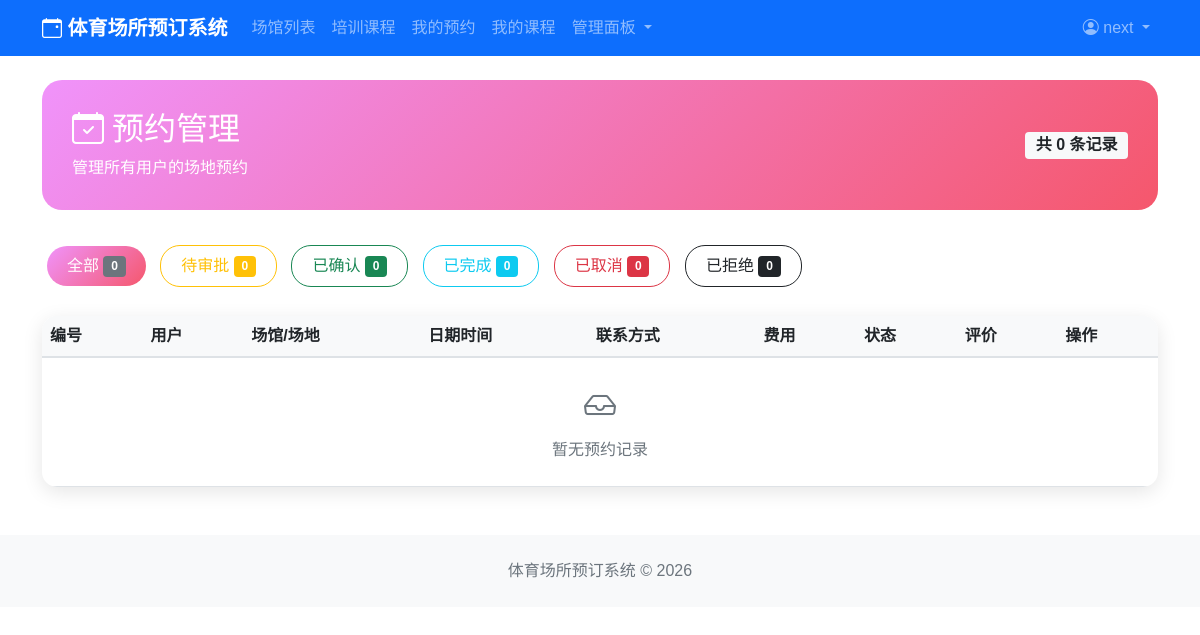
The page /bookings/manage/ (signed in) on the database as committed earlier.
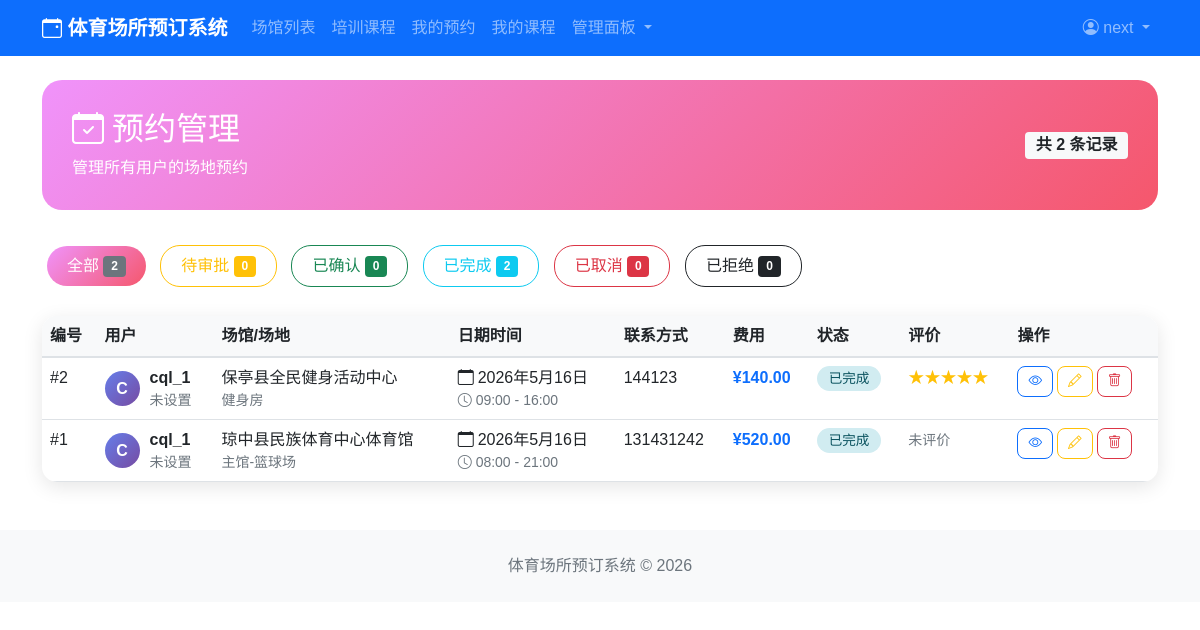
The same page on the database as committed later.
### bookings/models.py (models this page shows, shortened)
class Booking(models.Model):
    STATUS_CHOICES = (
        ('pending', '待审批'),
        ('confirmed', '已确认'),
        ('cancelled', '已取消'),
        ('completed', '已完成'),
        ('rejected', '已拒绝'),
    )
    user = models.ForeignKey(settings.AUTH_USER_MODEL, on_delete=models.CASCADE, related_name='bookings', verbose_name='预约用户')
    field = models.ForeignKey(Field, on_delete=models.CASCADE, related_name='bookings', verbose_name='预约场地')
    booking_date = models.DateField(verbose_name='预约日期')
    start_time = models.TimeField(verbose_name='开始时间')
    end_time = models.TimeField(verbose_name='结束时间')
    status = models.CharField(max_length=20, choices=STATUS_CHOICES, default='pending', verbose_name='预约状态')
    total_price = models.DecimalField(max_digits=10, decimal_places=2, verbose_name='总价')
    contact_phone = models.CharField(max_length=20, verbose_name='联系电话')
    remark = models.TextField(blank=True, verbose_name='备注')
    created_at = models.DateTimeField(auto_now_add=True, verbose_name='创建时间')
    updated_at = models.DateTimeField(auto_now=True, verbose_name='更新时间')
    class Meta:
        db_table = 'bookings'
        verbose_name = '预约'
        verbose_name_plural = '预约'
        ordering = ['-booking_date', '-start_time']

### users/models.py (models this page shows, shortened)
class User(AbstractBaseUser, PermissionsMixin):
    USER_TYPE_CHOICES = (
        ('user', '普通用户'),
        ('coach', '教练'),
        ('admin', '管理员'),
    )
    username = models.CharField(max_length=150, unique=True, verbose_name='用户名')
    email = models.EmailField(blank=True, verbose_name='邮箱')
    user_type = models.CharField(max_length=20, choices=USER_TYPE_CHOICES, default='user')
    phone = models.CharField(max_length=20, blank=True, verbose_name='手机号')
    avatar = models.ImageField(upload_to='avatars/', default='avatars/default.jpg', verbose_name='头像')
    is_active = models.BooleanField(default=True, verbose_name='是否激活')
    is_staff = models.BooleanField(default=False, verbose_name='是否为员工')
    created_at = models.DateTimeField(auto_now_add=True, verbose_name='创建时间')
    updated_at = models.DateTimeField(auto_now=True, verbose_name='更新时间')
    objects = UserManager()
    USERNAME_FIELD = 'username'
    REQUIRED_FIELDS = ['email']
    class Meta:
        db_table = 'users'
        verbose_name = '用户'
        verbose_name_plural = '用户'

### venues/models.py (models this page shows, shortened)
class Field(models.Model):
    FIELD_TYPE_CHOICES = (
        ('indoor', '室内'),
        ('outdoor', '室外'),
    )
    STATUS_CHOICES = (
        ('available', '可用'),
        ('occupied', '已占用'),
        ('maintenance', '维护中'),
        ('disabled', '不可用'),
    )
    venue = models.ForeignKey(Venue, on_delete=models.CASCADE, related_name='fields', verbose_name='所属场馆')
    name = models.CharField(max_length=50, verbose_name='场地名称')
    field_type = models.CharField(max_length=20, choices=FIELD_TYPE_CHOICES, verbose_name='场地类型')
    capacity = models.IntegerField(verbose_name='容纳人数')
    description = models.TextField(blank=True, verbose_name='描述')
    status = models.CharField(max_length=20, choices=STATUS_CHOICES, default='available', verbose_name='状态')
    created_at = models.DateTimeField(auto_now_add=True, verbose_name='创建时间')
    updated_at = models.DateTimeField(auto_now=True, verbose_name='更新时间')
    class Meta:
        db_table = 'fields'
        verbose_name = '场地'
        verbose_name_plural = '场地'

class Venue(models.Model):
    VENUE_TYPE_CHOICES = (
        ('football', '足球场'),
        ('basketball', '篮球场'),
        ('tennis', '网球场'),
        ('badminton', '羽毛球场'),
        ('swimming', '游泳池'),
        ('table_tennis', '乒乓球室'),
        ('fitness', '健身房'),
        ('other', '其他'),
    )
    STATUS_CHOICES = (
        ('open', '开放'),
        ('closed', '关闭'),
        ('maintenance', '维护中'),
    )
    name = models.CharField(max_length=100, verbose_name='场馆名称')
    venue_type = models.CharField(max_length=20, choices=VENUE_TYPE_CHOICES, verbose_name='场馆类型')
    address = models.TextField(verbose_name='地址')
    description = models.TextField(blank=True, verbose_name='描述')
    image = models.ImageField(upload_to='venues/', blank=True, verbose_name='场馆图片')
    phone = models.CharField(max_length=20, verbose_name='联系电话')
    opening_hours = models.CharField(max_length=100, verbose_name='营业时间')
    price_per_hour = models.DecimalField(max_digits=10, decimal_places=2, verbose_name='每小时价格')
    status = models.CharField(max_length=20, choices=STATUS_CHOICES, default='open', verbose_name='状态')
    created_at = models.DateTimeField(auto_now_add=True, verbose_name='创建时间')
    updated_at = models.DateTimeField(auto_now=True, verbose_name='更新时间')
    class Meta:
        db_table = 'venues'
        verbose_name = '场馆'
        verbose_name_plural = '场馆'

### bookings/views.py (the view)
# urls.py: path('manage/', views.booking_manage, name='booking_manage'),
@user_passes_test(lambda u: u.is_staff or u.user_type == 'admin')
def booking_manage(request):
    bookings = Booking.objects.select_related('user', 'field__venue', 'review')
    status = request.GET.get('status')
    if status:
        bookings = bookings.filter(status=status)
    counts = {
        'all': Booking.objects.count(),
        'pending': Booking.objects.filter(status='pending').count(),
        'confirmed': Booking.objects.filter(status='confirmed').count(),
        'completed': Booking.objects.filter(status='completed').count(),
        'cancelled': Booking.objects.filter(status='cancelled').count(),
        'rejected': Booking.objects.filter(status='rejected').count(),
    }
    paginator = Paginator(bookings, 20)
    page_number = request.GET.get('page')
    page_obj = paginator.get_page(page_number)
    return render(request, 'bookings/booking_manage.html', {
        'page_obj': page_obj,
        'status': status,
        'counts': counts
    })

### templates/bookings/booking_manage.html (shortened to what the changed rows need)
{% extends 'base.html' %}
{% block content %}
<div class="manage-header">
    <div class="row align-items-center">
        <div class="col-md-8">
            <h2 class="mb-2"><i class="bi bi-calendar-check me-2"></i>预约管理</h2>
        </div>
        <div class="col-md-4 text-end">
            <span class="badge bg-light text-dark fs-6">共 {{ page_obj.paginator.count }} 条记录</span>
        </div>
    </div>
</div>
<div class="mb-4">
    <a href="?status=" class="btn btn-outline-secondary filter-btn {% if not status %}active{% endif %}">
        全部 <span class="badge bg-secondary">{{ counts.all }}</span>
    </a>
    <a href="?status=completed" class="btn btn-outline-info filter-btn {% if status == 'completed' %}active{% endif %}">
        已完成 <span class="badge bg-info">{{ counts.completed }}</span>
    </a>
</div>
<div class="card booking-table-card">
    <div class="card-body p-0">
        <div class="table-responsive">
            <table class="table table-hover mb-0">
                <thead>
                    <tr>
                        <th>编号</th>
                        <th>用户</th>
                        <th>场馆/场地</th>
                        <th>日期时间</th>
                        <th>联系方式</th>
                        <th>费用</th>
                        <th>状态</th>
                        <th>评价</th>
                        <th>操作</th>
                    </tr>
                </thead>
                <tbody>
                    {% for booking in page_obj %}
                    <tr>
                        <td>#{{ booking.id }}</td>
                        <td>
                            <div class="user-info">
                                <div class="user-avatar">{{ booking.user.username.0|upper }}</div>
                                <div>
                                    <div class="fw-bold">{{ booking.user.username }}</div>
                                    <div class="small text-muted">{{ booking.user.phone|default:"未设置" }}</div>
                                </div>
                            </div>
                        </td>
                        <td>
                            <div>{{ booking.field.venue.name }}</div>
                            <div class="small text-muted">{{ booking.field.name }}</div>
                        </td>
                        <td>
                            <div><i class="bi bi-calendar me-1"></i>{{ booking.booking_date }}</div>
                            <div class="small text-muted"><i class="bi bi-clock me-1"></i>{{ booking.start_time }} - {{ booking.end_time }}</div>
                        </td>
                        <td>{{ booking.contact_phone }}</td>
                        <td>
                            <span class="fw-bold text-primary">¥{{ booking.total_price }}</span>
                        </td>
                        <td>
                            <span class="status-badge {{ booking.status }}">
                                {{ booking.get_status_display }}
                            </span>
                        </td>
                        <td>
                            {% if booking.status == 'completed' %}
                                {% if booking.review %}
                                <span class="text-warning" title="评分{{ booking.review.rating }}分：{{ booking.review.comment|truncatechars:30 }}">
                                    {% for i in "12345"|make_list %}{% if forloop.counter <= booking.review.rating %}&#9733;{% else %}&#9734;{% endif %}{% endfor %}
                                </span>
                                {% else %}
                                <span class="text-muted small">未评价</span>
                                {% endif %}
                            {% else %}
                            <span class="text-muted small">-</span>
                            {% endif %}
                        </td>
                        <td>
                            <div class="d-flex flex-wrap gap-1">
                                <a href="{% url 'bookings:booking_detail' booking.id %}" class="btn btn-sm btn-outline-primary action-btn" title="查看详情">
                                    <i class="bi bi-eye"></i>
                                </a>
                                <a href="{% url 'bookings:booking_edit' booking.id %}" class="btn btn-sm btn-outline-warning action-btn" title="编辑">
                                    <i class="bi bi-pencil"></i>
                                </a>
                                <a href="{% url 'bookings:booking_delete' booking.id %}" class="btn btn-sm btn-outline-danger action-btn" title="删除" onclick="return confirm('确定要删除该预约吗？')">
                                    <i class="bi bi-trash"></i>
                                </a>
                            </div>
                        </td>
                    </tr>
                    {% empty %}
                    <tr>
                        <td colspan="9" class="text-center text-muted py-4">
                            <i class="bi bi-inbox d-block mb-2" style="font-size: 2rem;"></i>
                            暂无预约记录
                        </td>
                    </tr>
                    {% endfor %}
                </tbody>
            </table>
        </div>
    </div>
</div>
{% endblock %}

Rows that differ between the two databases and show on the page:
added Booking: id "2", user.username.0 "C", user.username "cql_1", user.phone "未设置", field.venue.name "保亭县全民健身活动中心", field.name "健身房", booking_date "2026年5月16日", start_time "09:00", end_time "16:00", contact_phone "144123", total_price "140.00", status "已完成"
added Booking: id "1", user.username.0 "C", user.username "cql_1", user.phone "未设置", field.venue.name "琼中县民族体育中心体育馆", field.name "主馆-篮球场", booking_date "2026年5月16日", start_time "08:00", end_time "21:00", contact_phone "131431242", total_price "520.00", status "已完成", shows "未评价"
Other text that changed with them:
{{ page_obj.paginator.count }}: "0" → "2"
{{ counts.all }}: "0" → "2"
{{ counts.completed }}: "0" → "2"
text no longer shown: "暂无预约记录"
